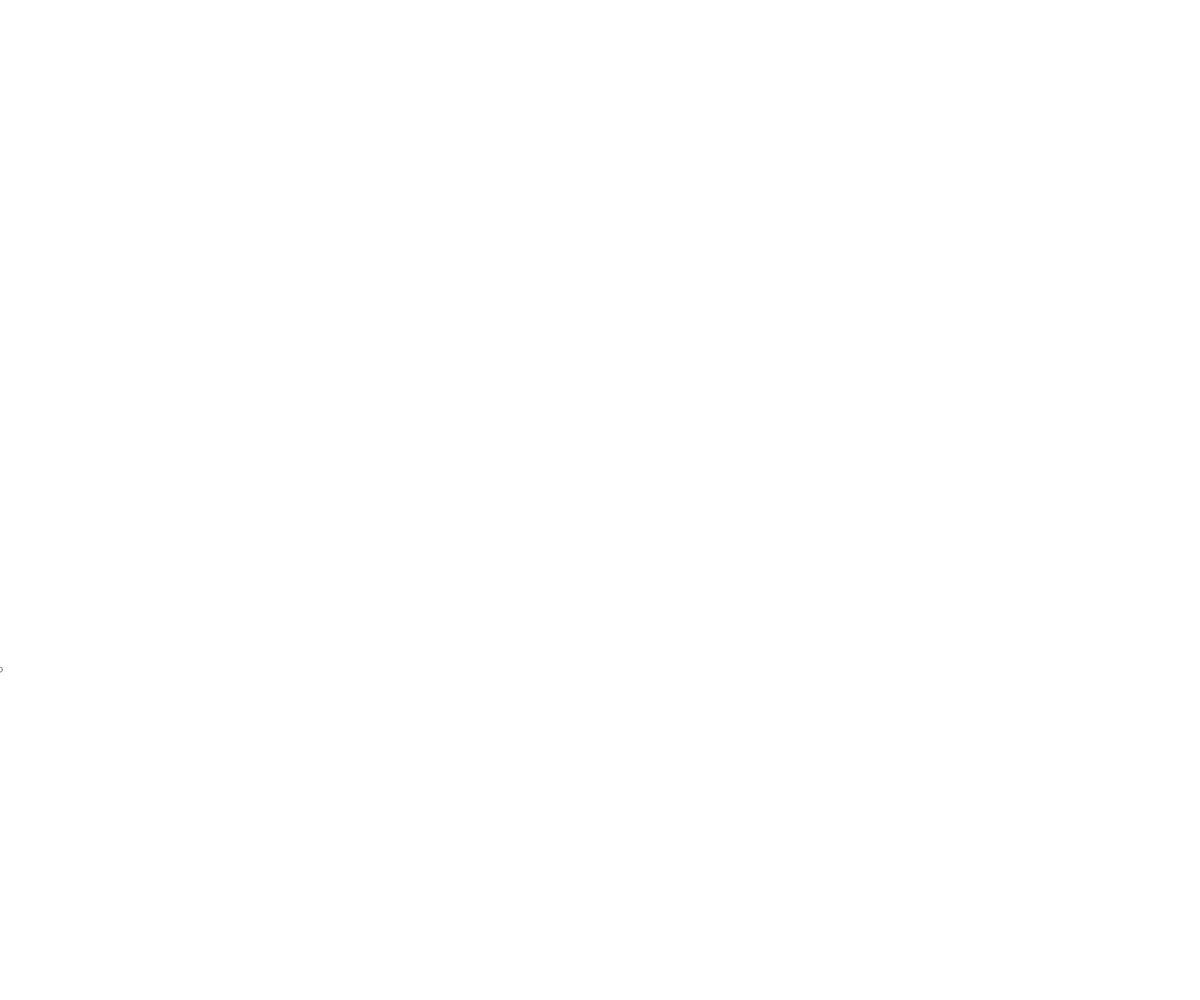
Frame 1 (no input)
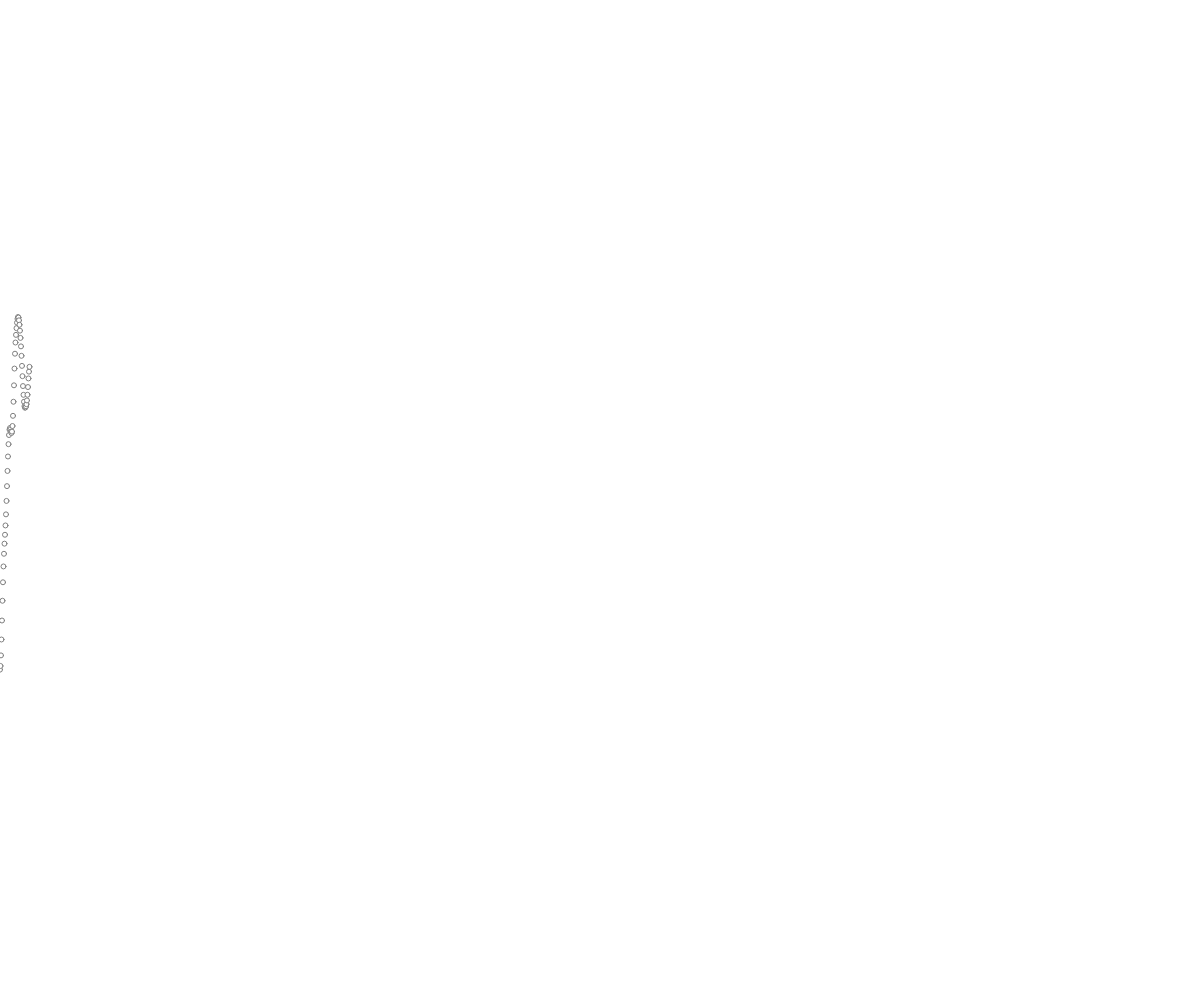
Frame 60 (no input)
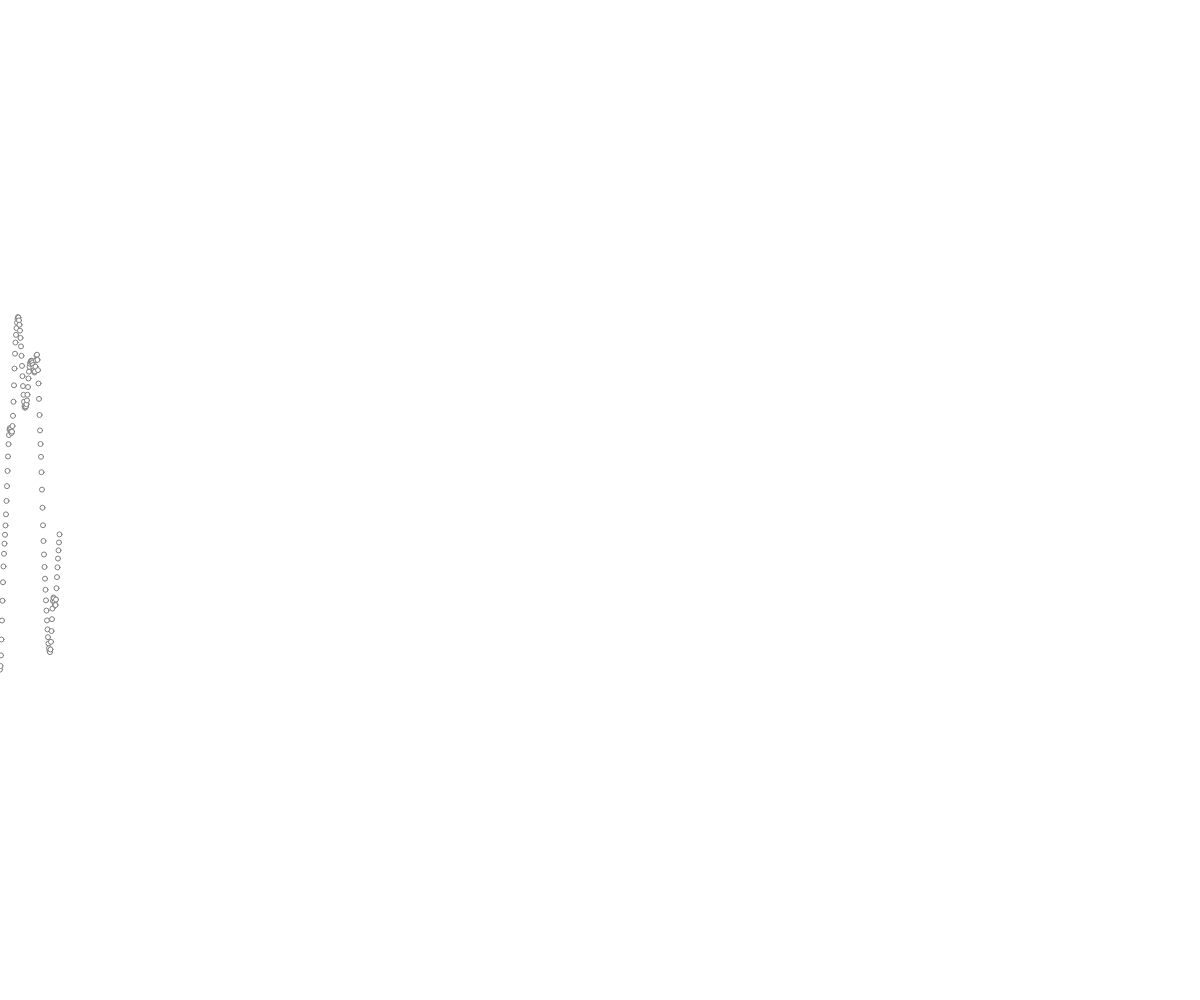
Frame 120 (the mouse pressed at the canvas centre since frame 60)

The p5.js sketch that drew these frames (run headless with seeded random() and noise() and a simulated clock; from frame 60 on, the mouse is pressed at the canvas centre):

// p5.js sketch
// ── sketch.js
function setup() {
	createCanvas(windowWidth,windowHeight);
}

var t = 0;
var tDelta = 0.02;
var x = 0;
var xDelta = 0.5;


function draw() {
	var n = noise(t);
	// var n = random(0, 1);
	var y = map(n,0,1,0,height);

	stroke(127);
	ellipse(x,y,5,5);


	// Counter Point of Pure Noise
	// var rand_y = random();
	// rand_y = map(rand_y,0,1,0,height);
	// stroke(52);
	// ellipse(x,rand_y,5,5);

	t += tDelta;
	x = x+xDelta;

	if (x>width || x < 0) {
		stroke(random(0,256),random(0,256),random(0,256));

		xDelta = xDelta * -1;
		x = x + xDelta;
	}

	console.log(x, xDelta);

}
